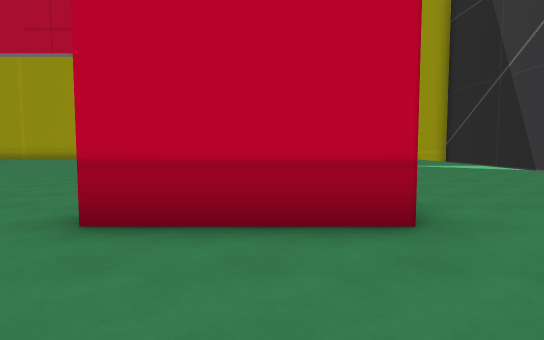
View 1 (above)

24 first-person views from a walk through a level from a Godot 3-D game. The camera is 1.4 m above the floor, tilts 4° down and sees 75° across. The floor is counted in squares, 2 m on a side. Each view is taken from the middle of a square. On the plan, view 1 faces up. The plan holds only what a view shows up to about 11 squares ahead; the rest is blank. The place goes on beyond the plan. Some surface patterns are stand-ins.

View 2
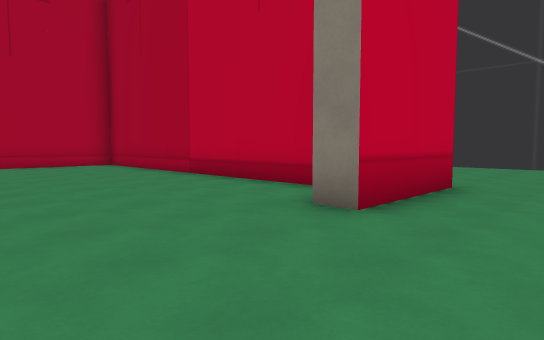

View 3
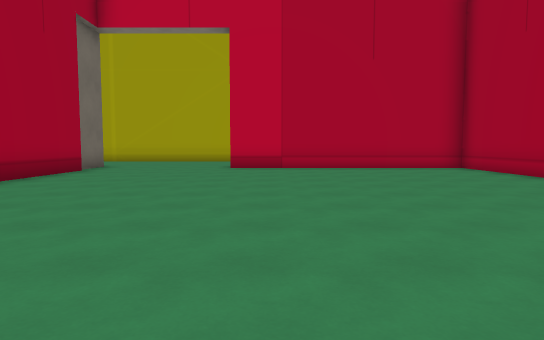

View 4
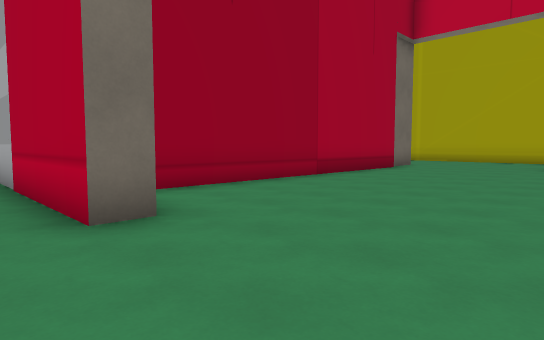

View 5
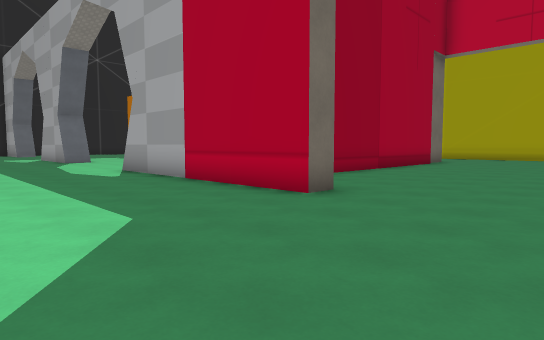

View 6
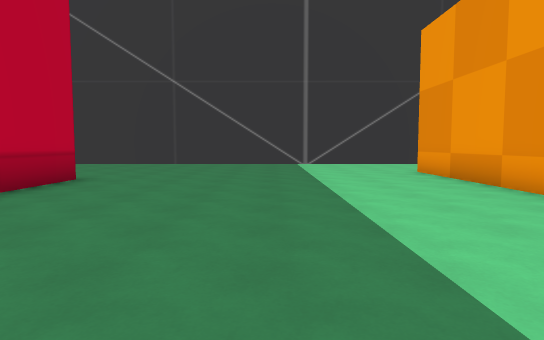

View 7
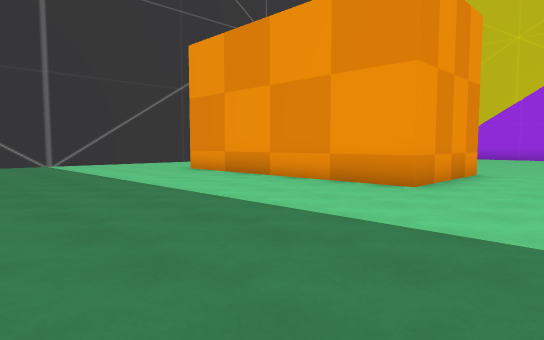

View 8
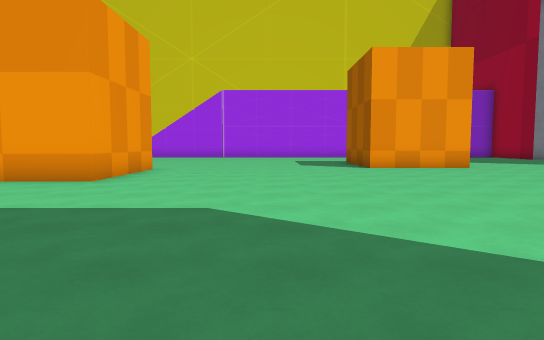

View 9
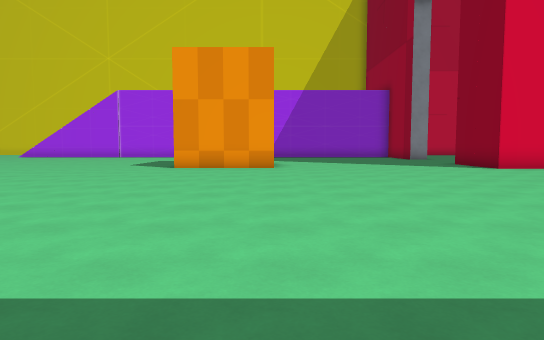

View 10
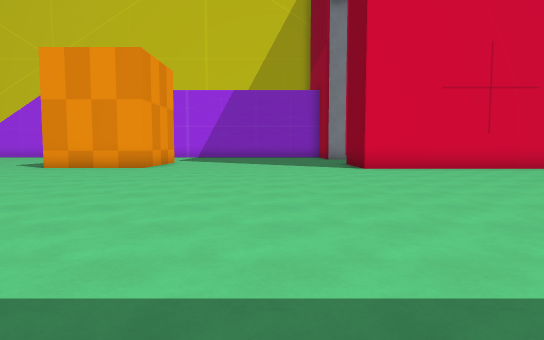

View 11
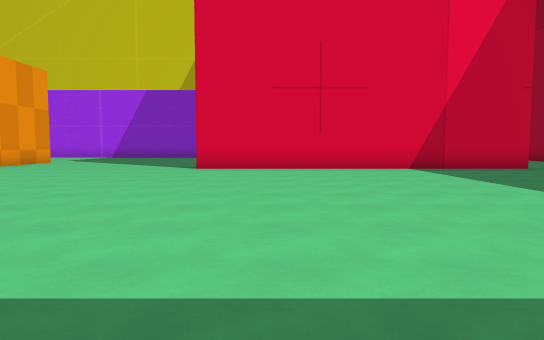

View 12
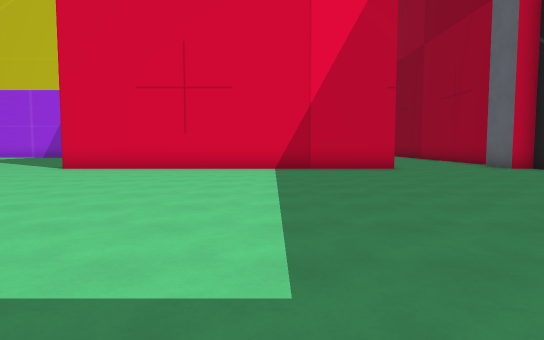

View 13
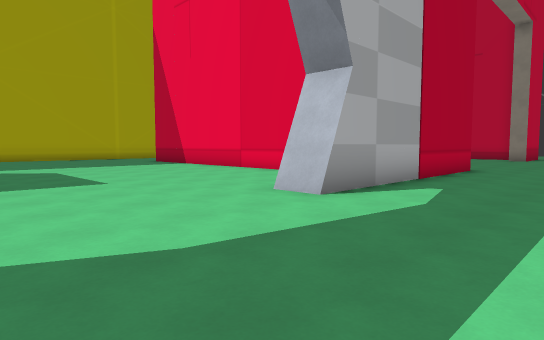

View 14
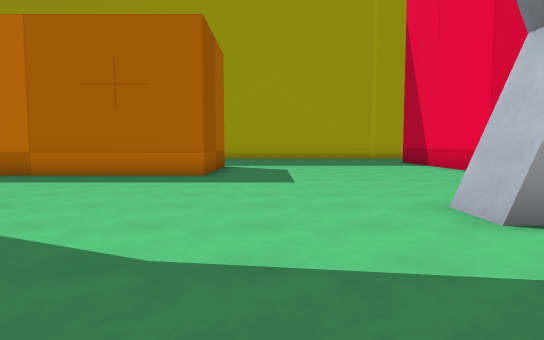

View 15
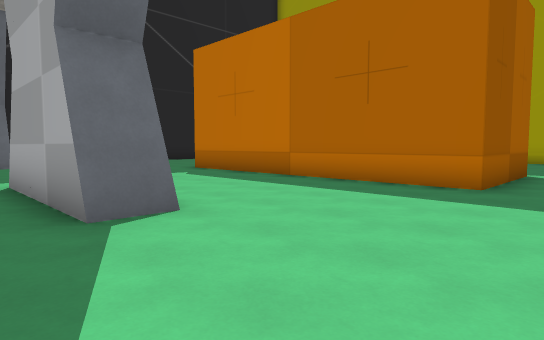

View 16
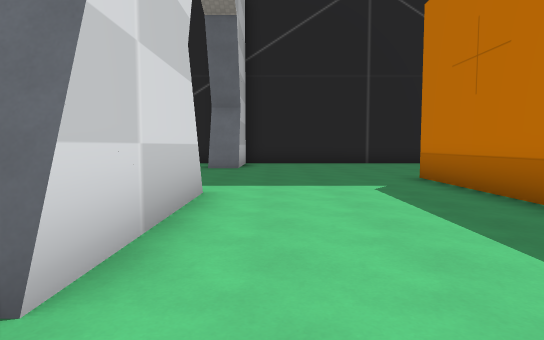

View 17
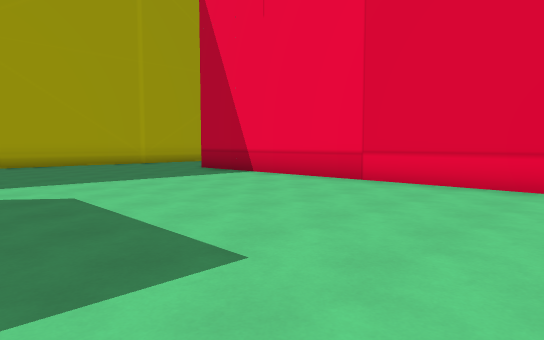

View 18
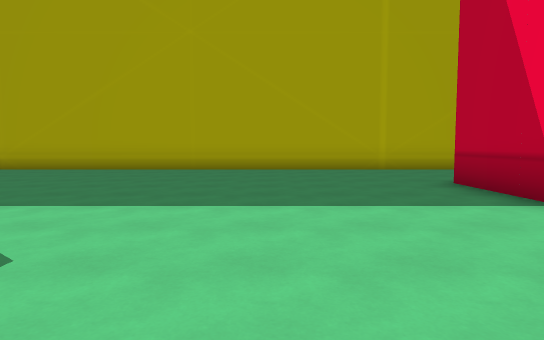

View 19
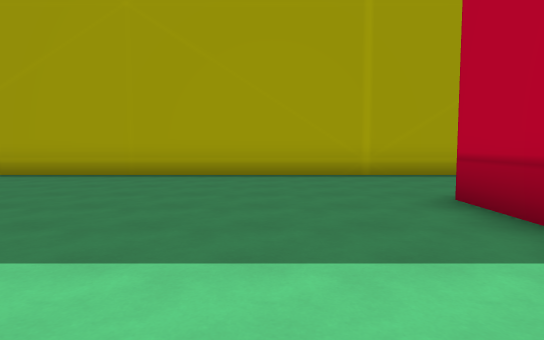

View 20
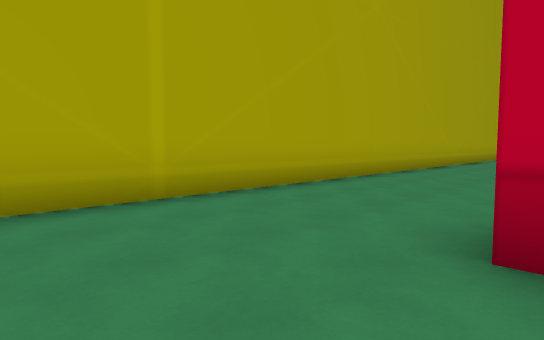

View 21
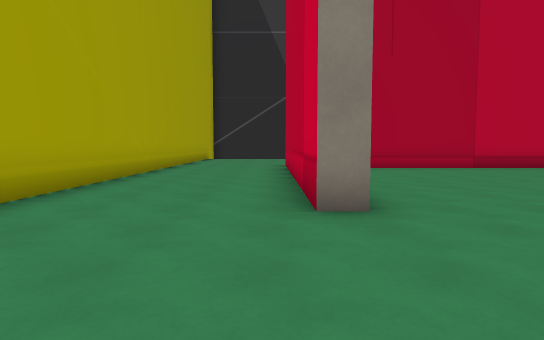

View 22
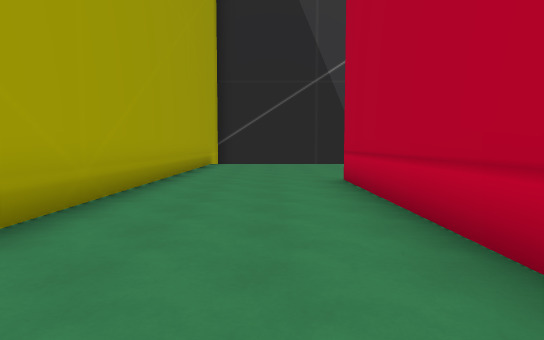

View 23
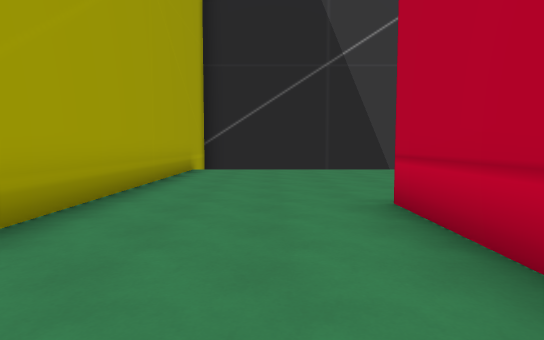

View 24
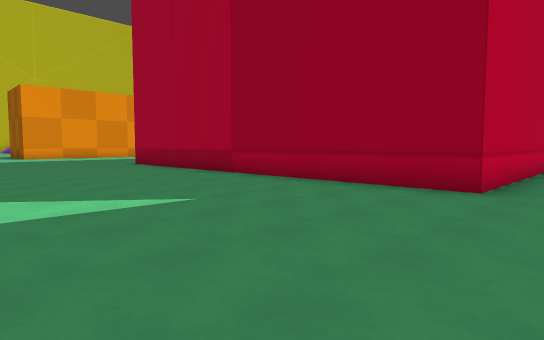

### Floor plan
Key: @ floor where view 1 was taken; # wall or solid block; . floor; B block.
Columns run from 31 left of view 1 to 8 right of it. Each row starts with its distance up from view 1.
 19        #################################
 18         ...............................#
 17         ...............................
 16          ..............................
 15          ..............................
 14           .........B....BBBBBBBBB......
 13            ........B...........BB......
 12            ........B...........BB......
 11            #.......B...........BB......
 10            #.......B...........BB......
  9 ... ########.......B...........BB......
  8 ...................B...........BB.....
  7 ...................B...........BB.....
  6 ...................B...........BB.....
  5 .................  B...........B ....
  4 #.....####......#   ...........  ......
  3 #.....####......####BB........BBB......
  2      .   ............................
  1     ... .............................
  0    ............................@.....
 -1   ....................................
 -2   ....................................
 -3  ....................................
 -4 .....................................
 -5 ............................#######..
 -6 ............................#
 -7 ............................#
 -8 ............................#
 -9 ..##########......####.......

Positions as (right, up) in squares from view 1, and headings:
1: (0, 0), facing up
2: (-5, 1), facing up-right
3: (-6, 3), facing up
4: (-6, 2), facing up-left
5: (-6, -1), facing up-left
6: (-6, -1), facing right
7: (-6, 1), facing down-right
8: (-7, 2), facing down
9: (-13, 2), facing down
10: (-17, 2), facing down
11: (-22, 2), facing down
12: (-26, 2), facing down
13: (-20, 0), facing up-right
14: (-18, 0), facing up
15: (-18, 2), facing up-left
16: (-20, 5), facing left
17: (-19, 5), facing up-right
18: (-16, 8), facing up
19: (-15, 10), facing up
20: (-15, 14), facing up-right
21: (-11, 15), facing right
22: (-6, 16), facing right
23: (-3, 16), facing right
24: (7, 16), facing down-left
